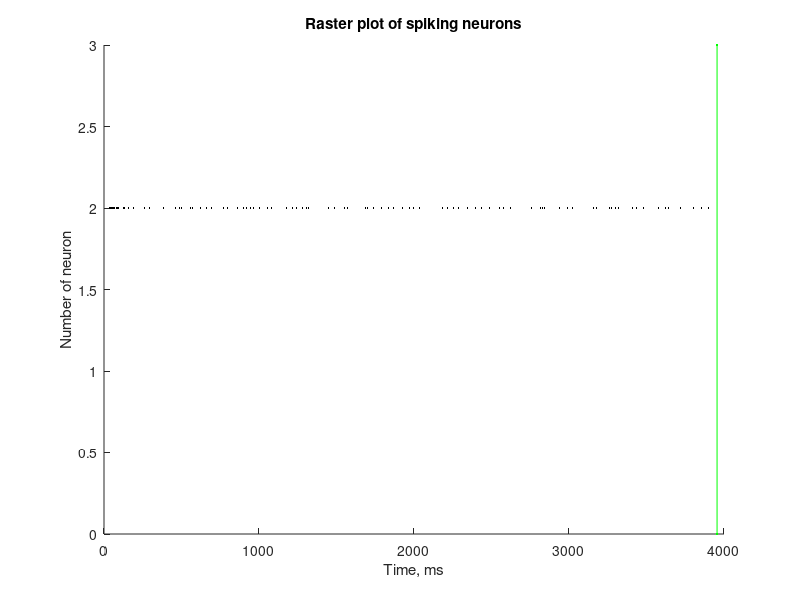

This figure's MATLAB source:
%% Print Analysed Raw Data
function pard
global pi
pi = 3.14159265359;
    fprintf('\n\t\tNew instance %4.0f\n', random('Uniform', 1, 99999));

    LOAD_NEURON_PARAMETERS = 0;
    LOAD_POTENTIALS = 0;
    LOAD_SYNAPSE_DATA = 0;
    LOAD_SPIKES = 1;
    LOAD_SYNAPSES = 0;
    LOAD_CURRENTS = 0;
    LOAD_STIM_SYNAPSE = 0;
    LOAD_STIM_NEURON = 0;
    
    CALCULATE_AVERAGE_POTENTIAL = LOAD_POTENTIALS * 1;              %Plots an average potential vs time
    CALCULATE_PSD_POTENTIAL = CALCULATE_AVERAGE_POTENTIAL * 0;      %Plots a PSD (power spectral density) based on neuron potentials
    CALCULATE_AVERAGE_CURRENT = LOAD_CURRENTS * 1;                  %Plots average synaptic current (with SD) vs time
    CALCULATE_PSD_CURRENT = CALCULATE_AVERAGE_CURRENT * 1;          %Plots a PSD (power spectral density) based on synaptic currents
    CALCULATE_BG_CURRENT_HISTOGRAM = LOAD_NEURON_PARAMETERS * 1;    %Plots a histogram of background currents of neurons
    CALCULATE_STIM_NEURON_HISTOGRAM = LOAD_STIM_NEURON * 1;         %Plots a histogram of background currents of neurons
    CALCULATE_STIM_SYNAPSE_HISTOGRAM = LOAD_STIM_SYNAPSE * 1;         %Plots a histogram of background currents of neurons
    
    CALCULATE_ACTIVITY_HISTOGRAM = LOAD_SPIKES * 0;                 %Plots an activity histogram (activity of network vs time)
    CALCULATE_AVERAGE_ISI = LOAD_SPIKES * 0;                        %Plots average InterSpike Interval vs time
    CALCULATE_ISI_HISTOGRAM = LOAD_SPIKES * 0;                      %Plots a histogram of ISI
    
    FIND_BURSTS = CALCULATE_ACTIVITY_HISTOGRAM * 0;                 %Finds bursts and marks them on other plots
    BURSTS_STATISTICS = FIND_BURSTS * 1;                            %Calculates and outputs some statistics about bursts, like length, amount os spikes, etc.
    CALCULATE_IBI = FIND_BURSTS * 0;    PLOT_IBI = CALCULATE_IBI * 0;%Calculates (and Plots resp.) time since last burst vs time.
    CALCULATE_IBI_HISTOGRAM = CALCULATE_IBI * 1;                    %Plots InterBurst Interval histogram vs time.
    FULL_BURST_AMPLITUDE = FIND_BURSTS * LOAD_SYNAPSES * 1;         %Calculates amplitude of bursts in terms of active synapses. Very slow.

%%%%%%%%%%%%%%%%%%%%%%%%%%%LOADING FROM FILES%%%%%%%%%%%%%%%%%%%%%%%%%%%%%%
    %% Analyzing parameters.txt
    fid = fopen('data/parameters.txt');
    fscanf(fid,'________Simulation parameters:\n');
    ton = fscanf(fid,'Type of neurons = %s');
    tos = fscanf(fid,'\nType of synapses = %s');
    N = fscanf(fid,'Neurons in simulation = %f;');
    p = fscanf(fid,'\nProbability of connection = %f;');
    time_length = fscanf(fid,'\nLength of simulation (msec) = %f;');
    tbe = fscanf(fid,'\nTime between exports (msec) = %f');
    fscanf(fid,'%s', 1);
    tbvie = fscanf(fid,'\nTime between I/V exports (msec) = %f');
    dt = fscanf(fid,';\nTime-step (msec) = %f;');
    fscanf(fid,'\n');
    tbwe = fscanf(fid,'\nTime between weight exports = %f;');
    aoin = fscanf(fid,'\nAmount of inhibitory neurons = %f;');
    tostim = fscanf(fid,'\nType of stimulation = %f;');
    syn_noise_freq = fscanf(fid,'\nSynaptic noise frequency = %f;');
    tau_stim = fscanf(fid,'\nTau stimulation = %f;');
    min_noise = fscanf(fid,'\nMin noise = %f;');
    max_noise = fscanf(fid,'ax noise = %f;');
    mean_stim = fscanf(fid,'\nMean stimulation = %f;');
    sd_stim = fscanf(fid,'\nSigma stimulation = %f;');
    import_neurons = fscanf(fid,'\nImport neurons = %d;');
    import_synapses = fscanf(fid,'synapses = %d;');
    fclose(fid);

    number_of_exports = floor(time_length / tbvie) + 1;
    fprintf('Parameters loaded.\n');

    %% Analyzing output.txt%%%%%%%%%%%%%%%%%%%%%%%%%%%%%%%%%%%%%%%%%%%%%%%%%%%%%%%%%%%%%%%%%%%%%%%%%%%%%%%%%%%%%%%%%%%%%%%%%%%%%%%%%%%%%%%%%%%%%
    TOGLER = 1;
    if LOAD_POTENTIALS == 1
        if TOGLER == 0
            fid = fopen('data/output.txt');
        else
            fid = fopen('data/output2.txt');
        end
        V = zeros(number_of_exports, N);
        time13 = zeros(1, number_of_exports);
        for i=1 : 1 : number_of_exports
            time13(i) = fscanf(fid, '_________Time = %f');
            fscanf(fid, '\n____Potentials:\n');
            asd = fscanf(fid, '%f ', [1 N]);
            for j=1 : 1 : N
                V(i, j) = asd(j);
            end
            fscanf(fid, '\n');
        end
        fclose(fid);
        fprintf('Output loaded.\n');
    end

    %% Analyzing spikes.txt
    if LOAD_SPIKES == 1
        fid = fopen('data/spikes.txt');
        rastr1 = fscanf(fid, '%f %f', [2 inf]);
        fclose(fid);
        rastr = rastr1(2,:);
        rastr_time = rastr1(1, :);
        rastr = rastr.';
        rastr_time = rastr_time.';
        num = size(rastr, 1);
        max_rastr_time = max(rastr_time);
        fprintf('Spikes loaded.\n');
        disp(size(rastr));
    end

    %% Analysing current.txt
    if LOAD_CURRENTS == 1
        fid = fopen('data/current.txt');
        I = zeros(number_of_exports, N);
        I_time = zeros(1, number_of_exports);
        for i=1 : 1 : number_of_exports
            I_time(i) = fscanf(fid, '_________Time = %f');
            asd = fscanf(fid, '%f ', [1 N]);
            for j=1 : 1 : N
                I(i, j) = asd(j);
            end
            fscanf(fid, '\n');
        end
        fclose(fid);
        fprintf('Currents loaded.\n');
    end
    
    fprintf('\tSimulation loaded.\n\n');
%%%%%%%%%%%%%%%%%%%%%%%%CALCULATING DATA%%%%%%%%%%%%%%%%%%%%%%%%%%%%%%%%%%%
    %% Calculate average potential
    if CALCULATE_AVERAGE_POTENTIAL == 1
        V_average = zeros(1, number_of_exports);
        for i=1 : 1 : number_of_exports
            for j=1 : 1 : N
                V_average(i) =  V(i, j);
            end
            V_average(i) = V_average(i) ;
        end
        fprintf('Average potential calculated.\n');
    end

    %% Activity histogram
    if CALCULATE_ACTIVITY_HISTOGRAM == 1
        time_int_spikes = 1;
        integrated_spikes_amount = floor(time_length / time_int_spikes)+1;
        integrated_spikes = zeros(1, integrated_spikes_amount);
        integrated_spikes_time = zeros(1, integrated_spikes_amount);
        for i=1 : 1 : num
            integrated_spikes(floor(rastr_time(i) / time_int_spikes)+1) = ...
              integrated_spikes(floor(rastr_time(i) / time_int_spikes)+1) + 1;
        end
        integrated_spikes_time = 0 : time_int_spikes : ...
            (integrated_spikes_amount - 1) * time_int_spikes;
        integrated_spikes = integrated_spikes / N;
        fprintf('Activity histogram calculated.\n');
    end

    fprintf('\t\tData analysed.\n');
%%%%%%%%%%%%%%%%%%%%%%%%PLOTTING DATA%%%%%%%%%%%%%%%%%%%%%%%%%%%%%%%%%%%%%%
    plotnum = 1;    %number of the free figure
    %% Average potential%%%%%%%%%%%%%%%%%%%%%%%%%%%%%%%%%%%%%%%%%%%%%%%%%%%%%%%%%%%%%%%%%%%%%%%%%%%%%%%%%%%%%%%%%%%%%%%%%%%%%%%%%%%%%%%%%%%%%%%%%%%%%%%%%%
    if CALCULATE_AVERAGE_POTENTIAL == 1
        figure(plotnum);
        hold on
        if TOGLER == 0
            plot(time13, V_average / 15);
        else
            plot(time13, V_average / 15, 'k');
        end
        axis([0 max(max(time13)) 0 1.2]);
        title('Average potential');
        xlabel('Time, ms');
        ylabel('Potential / Vth');
        plotnum = plotnum + 1;
    end

    %% RASTER
    if LOAD_SPIKES == 1
        figure(plotnum);
        hold on;
        plot(rastr_time, rastr, 'k.','MarkerSize',1);
        if FIND_BURSTS == 1
            for i=1 : 1 : amount_of_bursts
                plot([burst_time(i) burst_time(i)], [0 N], 'r');
            end
        end
        plot([max_rastr_time max_rastr_time], [0 N], 'g.-');
        title('Raster plot of spiking neurons');
        axis([0 time_length 0 N]);
        xlabel('Time, ms');
        ylabel('Number of neuron');
        hold off;
        plotnum = plotnum + 1;
    end

    %% Activity
    if CALCULATE_ACTIVITY_HISTOGRAM == 1
        figure(plotnum);
        hold on;
        plot(integrated_spikes_time, integrated_spikes);
        plot([max_rastr_time max_rastr_time], [0 N], 'g.-');
        if FIND_BURSTS == 1
            for i=1 : 1 : amount_of_bursts
                plot([burst_time(i) burst_time(i)], [0 burst_amps(i)/N], 'r');
            end
        end
        title('Fraction of neurons spiking per time');
        axis([0 time_length 0 1]);
        xlabel('Time, ms');
        ylabel('Fraction of network');
        hold off;
        plotnum = plotnum + 1;
    end
    

    fprintf('\n');
    
end

function answ = normalDistrTheor(average, sd, index)
global pi
    answ = 1 ./ (sqrt(2.*pi).*sd) .* exp(- (index - average).^2 ./ (2 .* sd.^2));
end

function [index answ] = createDefiniteHistogram(data, min, max, step, N)
    if step > 0
        index = min : step : max;
        N = length(index);
    else
        step = (max - min) / (N - 1);
        index = min : step : max;
    end
    answ = zeros(1, N);
    for i=1 : 1 : length(data)
        buf = floor( (data(i) - min) / step) + 1;
        answ(buf) = answ(buf) + 1;
    end
end
